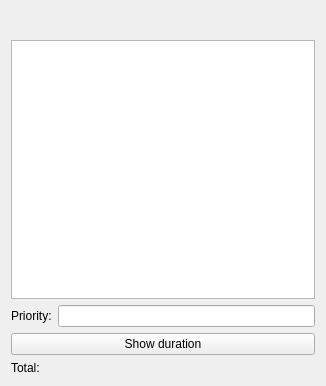
<?xml version="1.0" encoding="UTF-8"?>
<ui version="4.0">
 <class>cost</class>
 <widget class="QWidget" name="cost">
  <property name="geometry">
   <rect>
    <x>0</x>
    <y>0</y>
    <width>326</width>
    <height>386</height>
   </rect>
  </property>
  <property name="windowTitle">
   <string>cost</string>
  </property>
  <layout class="QVBoxLayout" name="verticalLayout_2">
   <item>
    <widget class="QToolBar" name="mainToolBar"/>
   </item>
   <item>
    <widget class="QMenuBar" name="menuBar"/>
   </item>
   <item>
    <widget class="QListWidget" name="repoList"/>
   </item>
   <item>
    <layout class="QVBoxLayout" name="verticalLayout">
     <item>
      <layout class="QGridLayout" name="gridLayout">
       <item row="0" column="0">
        <widget class="QLabel" name="label">
         <property name="text">
          <string>Priority:</string>
         </property>
        </widget>
       </item>
       <item row="0" column="1">
        <widget class="QLineEdit" name="lineEdit"/>
       </item>
      </layout>
     </item>
     <item>
      <widget class="QPushButton" name="pushButton_2">
       <property name="text">
        <string>Show duration</string>
       </property>
      </widget>
     </item>
     <item>
      <layout class="QGridLayout" name="gridLayout_2">
       <item row="0" column="0">
        <widget class="QLabel" name="label_2">
         <property name="text">
          <string>Total:</string>
         </property>
        </widget>
       </item>
       <item row="0" column="1">
        <widget class="QLabel" name="label_3">
         <property name="text">
          <string/>
         </property>
        </widget>
       </item>
      </layout>
     </item>
    </layout>
   </item>
  </layout>
 </widget>
 <layoutdefault spacing="6" margin="11"/>
 <resources>
  <include location="cost.qrc"/>
 </resources>
 <connections/>
</ui>
